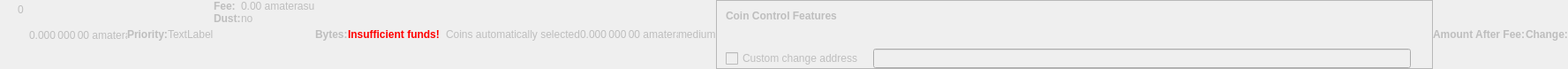
    <widget class="QWidget" name="dummyHideWidget" native="true">
     <property name="enabled">
      <bool>false</bool>
     </property>
     <property name="maximumSize">
      <size>
       <width>100</width>
       <height>22</height>
      </size>
     </property>
     <layout class="QHBoxLayout" name="dummyHideLayout">
      <property name="spacing">
       <number>0</number>
      </property>
      <property name="leftMargin">
       <number>0</number>
      </property>
      <property name="topMargin">
       <number>0</number>
      </property>
      <property name="rightMargin">
       <number>0</number>
      </property>
      <property name="bottomMargin">
       <number>0</number>
      </property>
      <item>
       <layout class="QFormLayout" name="formLayoutCoinControl1">
        <property name="horizontalSpacing">
         <number>10</number>
        </property>
        <property name="verticalSpacing">
         <number>14</number>
        </property>
        <property name="leftMargin">
         <number>10</number>
        </property>
        <property name="topMargin">
         <number>4</number>
        </property>
        <property name="rightMargin">
         <number>6</number>
        </property>
        <item row="0" column="1">
         <widget class="QLabel" name="labelCoinControlBytes">
          <property name="cursor">
           <cursorShape>IBeamCursor</cursorShape>
          </property>
          <property name="contextMenuPolicy">
           <enum>Qt::ActionsContextMenu</enum>
          </property>
          <property name="text">
           <string notr="true">0</string>
          </property>
          <property name="textInteractionFlags">
           <set>Qt::LinksAccessibleByMouse|Qt::TextSelectableByKeyboard|Qt::TextSelectableByMouse</set>
          </property>
         </widget>
        </item>
       </layout>
      </item>
      <item>
       <widget class="QLabel" name="labelCoinControlAfterFee">
        <property name="enabled">
         <bool>false</bool>
        </property>
        <property name="sizePolicy">
         <sizepolicy hsizetype="Fixed" vsizetype="Fixed">
          <horstretch>0</horstretch>
          <verstretch>0</verstretch>
         </sizepolicy>
        </property>
        <property name="minimumSize">
         <size>
          <width>111</width>
          <height>12</height>
         </size>
        </property>
        <property name="maximumSize">
         <size>
          <width>111</width>
          <height>12</height>
         </size>
        </property>
        <property name="cursor">
         <cursorShape>IBeamCursor</cursorShape>
        </property>
        <property name="contextMenuPolicy">
         <enum>Qt::ActionsContextMenu</enum>
        </property>
        <property name="text">
         <string notr="true">0.000 000 00 amaterasu</string>
        </property>
        <property name="textInteractionFlags">
         <set>Qt::LinksAccessibleByMouse|Qt::TextSelectableByKeyboard|Qt::TextSelectableByMouse</set>
        </property>
       </widget>
      </item>
      <item>
       <widget class="QLabel" name="labelCoinControlPriorityText">
        <property name="enabled">
         <bool>false</bool>
        </property>
        <property name="font">
         <font>
          <weight>75</weight>
          <bold>true</bold>
         </font>
        </property>
        <property name="text">
         <string>Priority:</string>
        </property>
       </widget>
      </item>
      <item>
       <layout class="QHBoxLayout" name="horizontalLayout">
        <item>
         <widget class="QLabel" name="WarningLabel">
          <property name="text">
           <string>TextLabel</string>
          </property>
         </widget>
        </item>
       </layout>
      </item>
      <item>
       <layout class="QFormLayout" name="formLayoutCoinControl3">
        <property name="horizontalSpacing">
         <number>0</number>
        </property>
        <property name="verticalSpacing">
         <number>0</number>
        </property>
        <property name="leftMargin">
         <number>0</number>
        </property>
        <property name="topMargin">
         <number>0</number>
        </property>
        <property name="rightMargin">
         <number>0</number>
        </property>
        <item row="0" column="0">
         <widget class="QLabel" name="labelCoinControlFeeText">
          <property name="enabled">
           <bool>false</bool>
          </property>
          <property name="font">
           <font>
            <weight>75</weight>
            <bold>true</bold>
           </font>
          </property>
          <property name="text">
           <string>Fee:</string>
          </property>
          <property name="margin">
           <number>0</number>
          </property>
         </widget>
        </item>
        <item row="0" column="1">
         <widget class="QLabel" name="labelCoinControlFee">
          <property name="enabled">
           <bool>false</bool>
          </property>
          <property name="cursor">
           <cursorShape>IBeamCursor</cursorShape>
          </property>
          <property name="contextMenuPolicy">
           <enum>Qt::ActionsContextMenu</enum>
          </property>
          <property name="text">
           <string notr="true">0.00 amaterasu</string>
          </property>
          <property name="textInteractionFlags">
           <set>Qt::LinksAccessibleByMouse|Qt::TextSelectableByKeyboard|Qt::TextSelectableByMouse</set>
          </property>
         </widget>
        </item>
        <item row="1" column="0">
         <widget class="QLabel" name="labelCoinControlLowOutputText">
          <property name="enabled">
           <bool>false</bool>
          </property>
          <property name="font">
           <font>
            <weight>75</weight>
            <bold>true</bold>
           </font>
          </property>
          <property name="text">
           <string>Dust:</string>
          </property>
         </widget>
        </item>
        <item row="1" column="1">
         <widget class="QLabel" name="labelCoinControlLowOutput">
          <property name="enabled">
           <bool>false</bool>
          </property>
          <property name="cursor">
           <cursorShape>IBeamCursor</cursorShape>
          </property>
          <property name="contextMenuPolicy">
           <enum>Qt::ActionsContextMenu</enum>
          </property>
          <property name="text">
           <string>no</string>
          </property>
          <property name="textInteractionFlags">
           <set>Qt::LinksAccessibleByMouse|Qt::TextSelectableByKeyboard|Qt::TextSelectableByMouse</set>
          </property>
         </widget>
        </item>
       </layout>
      </item>
      <item>
       <widget class="QLabel" name="labelCoinControlBytesText">
        <property name="enabled">
         <bool>false</bool>
        </property>
        <property name="font">
         <font>
          <weight>75</weight>
          <bold>true</bold>
         </font>
        </property>
        <property name="text">
         <string>Bytes:</string>
        </property>
       </widget>
      </item>
      <item>
       <layout class="QFormLayout" name="formLayoutCoinControl2">
        <property name="horizontalSpacing">
         <number>0</number>
        </property>
        <property name="verticalSpacing">
         <number>0</number>
        </property>
        <property name="leftMargin">
         <number>0</number>
        </property>
        <property name="topMargin">
         <number>0</number>
        </property>
        <property name="rightMargin">
         <number>0</number>
        </property>
       </layout>
      </item>
      <item>
       <layout class="QHBoxLayout" name="horizontalLayoutCoinControl2">
        <property name="spacing">
         <number>0</number>
        </property>
        <property name="bottomMargin">
         <number>0</number>
        </property>
       </layout>
      </item>
      <item>
       <widget class="QLabel" name="labelCoinControlInsuffFunds">
        <property name="enabled">
         <bool>false</bool>
        </property>
        <property name="minimumSize">
         <size>
          <width>0</width>
          <height>0</height>
         </size>
        </property>
        <property name="font">
         <font>
          <weight>75</weight>
          <bold>true</bold>
         </font>
        </property>
        <property name="styleSheet">
         <string notr="true">color:red;font-weight:bold;</string>
        </property>
        <property name="text">
         <string>Insufficient funds!</string>
        </property>
        <property name="margin">
         <number>5</number>
        </property>
       </widget>
      </item>
      <item>
       <layout class="QFormLayout" name="formLayoutCoinControl4">
        <property name="horizontalSpacing">
         <number>0</number>
        </property>
        <property name="verticalSpacing">
         <number>0</number>
        </property>
        <property name="leftMargin">
         <number>0</number>
        </property>
        <property name="topMargin">
         <number>0</number>
        </property>
        <property name="rightMargin">
         <number>0</number>
        </property>
       </layout>
      </item>
      <item>
       <widget class="QLabel" name="labelCoinControlChangeLabel">
        <property name="enabled">
         <bool>false</bool>
        </property>
        <property name="sizePolicy">
         <sizepolicy hsizetype="Preferred" vsizetype="Expanding">
          <horstretch>0</horstretch>
          <verstretch>0</verstretch>
         </sizepolicy>
        </property>
        <property name="minimumSize">
         <size>
          <width>0</width>
          <height>0</height>
         </size>
        </property>
        <property name="text">
         <string/>
        </property>
        <property name="margin">
         <number>3</number>
        </property>
       </widget>
      </item>
      <item>
       <widget class="QLabel" name="labelCoinControlAutomaticallySelected">
        <property name="enabled">
         <bool>false</bool>
        </property>
        <property name="sizePolicy">
         <sizepolicy hsizetype="Fixed" vsizetype="Fixed">
          <horstretch>0</horstretch>
          <verstretch>0</verstretch>
         </sizepolicy>
        </property>
        <property name="minimumSize">
         <size>
          <width>0</width>
          <height>0</height>
         </size>
        </property>
        <property name="maximumSize">
         <size>
          <width>240</width>
          <height>16777215</height>
         </size>
        </property>
        <property name="text">
         <string>Coins automatically selected</string>
        </property>
        <property name="margin">
         <number>5</number>
        </property>
       </widget>
      </item>
      <item>
       <widget class="QLabel" name="labelCoinControlChange">
        <property name="enabled">
         <bool>false</bool>
        </property>
        <property name="sizePolicy">
         <sizepolicy hsizetype="Fixed" vsizetype="Fixed">
          <horstretch>0</horstretch>
          <verstretch>0</verstretch>
         </sizepolicy>
        </property>
        <property name="minimumSize">
         <size>
          <width>111</width>
          <height>0</height>
         </size>
        </property>
        <property name="maximumSize">
         <size>
          <width>111</width>
          <height>16777215</height>
         </size>
        </property>
        <property name="cursor">
         <cursorShape>IBeamCursor</cursorShape>
        </property>
        <property name="contextMenuPolicy">
         <enum>Qt::ActionsContextMenu</enum>
        </property>
        <property name="text">
         <string notr="true">0.000 000 00 amaterasu</string>
        </property>
        <property name="textInteractionFlags">
         <set>Qt::LinksAccessibleByMouse|Qt::TextSelectableByKeyboard|Qt::TextSelectableByMouse</set>
        </property>
       </widget>
      </item>
      <item>
       <widget class="QLabel" name="labelCoinControlPriority">
        <property name="enabled">
         <bool>false</bool>
        </property>
        <property name="cursor">
         <cursorShape>IBeamCursor</cursorShape>
        </property>
        <property name="contextMenuPolicy">
         <enum>Qt::ActionsContextMenu</enum>
        </property>
        <property name="text">
         <string>medium</string>
        </property>
        <property name="textInteractionFlags">
         <set>Qt::LinksAccessibleByMouse|Qt::TextSelectableByKeyboard|Qt::TextSelectableByMouse</set>
        </property>
       </widget>
      </item>
      <item>
       <widget class="QFrame" name="frameCoinControl">
        <property name="sizePolicy">
         <sizepolicy hsizetype="Expanding" vsizetype="Expanding">
          <horstretch>0</horstretch>
          <verstretch>0</verstretch>
         </sizepolicy>
        </property>
        <property name="maximumSize">
         <size>
          <width>16777215</width>
          <height>16777215</height>
         </size>
        </property>
        <property name="frameShape">
         <enum>QFrame::StyledPanel</enum>
        </property>
        <property name="frameShadow">
         <enum>QFrame::Sunken</enum>
        </property>
        <layout class="QVBoxLayout" name="verticalLayoutCoinControl2_2">
         <property name="spacing">
          <number>0</number>
         </property>
         <property name="leftMargin">
          <number>0</number>
         </property>
         <property name="topMargin">
          <number>0</number>
         </property>
         <property name="rightMargin">
          <number>0</number>
         </property>
         <property name="bottomMargin">
          <number>0</number>
         </property>
         <item>
          <layout class="QVBoxLayout" name="verticalLayoutCoinControl" stretch="0,0,0,1">
           <property name="spacing">
            <number>0</number>
           </property>
           <property name="leftMargin">
            <number>10</number>
           </property>
           <property name="topMargin">
            <number>10</number>
           </property>
           <item>
            <layout class="QHBoxLayout" name="horizontalLayoutCoinControl1">
             <property name="bottomMargin">
              <number>15</number>
             </property>
             <item>
              <widget class="QLabel" name="labelCoinControlFeatures">
               <property name="enabled">
                <bool>false</bool>
               </property>
               <property name="sizePolicy">
                <sizepolicy hsizetype="Preferred" vsizetype="Maximum">
                 <horstretch>0</horstretch>
                 <verstretch>0</verstretch>
                </sizepolicy>
               </property>
               <property name="font">
                <font>
                 <weight>75</weight>
                 <bold>true</bold>
                </font>
               </property>
               <property name="styleSheet">
                <string notr="true">font-weight:bold;</string>
               </property>
               <property name="text">
                <string>Coin Control Features</string>
               </property>
              </widget>
             </item>
            </layout>
           </item>
           <item>
            <widget class="QWidget" name="widgetCoinControl" native="true">
             <property name="sizePolicy">
              <sizepolicy hsizetype="Preferred" vsizetype="Preferred">
               <horstretch>0</horstretch>
               <verstretch>0</verstretch>
              </sizepolicy>
             </property>
             <property name="minimumSize">
              <size>
               <width>0</width>
               <height>0</height>
              </size>
             </property>
             <property name="styleSheet">
              <string notr="true"/>
             </property>
             <layout class="QHBoxLayout" name="horizontalLayoutCoinControl5_2">
              <property name="leftMargin">
               <number>0</number>
              </property>
              <property name="topMargin">
               <number>0</number>
              </property>
              <property name="rightMargin">
               <number>0</number>
              </property>
              <property name="bottomMargin">
               <number>0</number>
              </property>
              <item>
               <layout class="QHBoxLayout" name="horizontalLayoutCoinControl3">
                <property name="spacing">
                 <number>20</number>
                </property>
                <property name="topMargin">
                 <number>0</number>
                </property>
                <property name="bottomMargin">
                 <number>10</number>
                </property>
               </layout>
              </item>
             </layout>
            </widget>
           </item>
           <item>
            <layout class="QHBoxLayout" name="horizontalLayoutCoinControl4" stretch="0,0,0">
             <property name="spacing">
              <number>12</number>
             </property>
             <property name="sizeConstraint">
              <enum>QLayout::SetDefaultConstraint</enum>
             </property>
             <property name="topMargin">
              <number>5</number>
             </property>
             <property name="rightMargin">
              <number>5</number>
             </property>
             <item>
              <widget class="QCheckBox" name="checkBoxCoinControlChange">
               <property name="enabled">
                <bool>false</bool>
               </property>
               <property name="toolTip">
                <string>If this is activated, but the change address is empty or invalid, change will be sent to a newly generated address.</string>
               </property>
               <property name="text">
                <string>Custom change address</string>
               </property>
              </widget>
             </item>
             <item>
              <widget class="QValidatedLineEdit" name="lineEditCoinControlChange">
               <property name="enabled">
                <bool>false</bool>
               </property>
               <property name="sizePolicy">
                <sizepolicy hsizetype="Expanding" vsizetype="Fixed">
                 <horstretch>0</horstretch>
                 <verstretch>0</verstretch>
                </sizepolicy>
               </property>
              </widget>
             </item>
             <item>
              <widget class="QLabel" name="labelCoinControlChangeLabel_2">
               <property name="sizePolicy">
                <sizepolicy hsizetype="Preferred" vsizetype="Expanding">
                 <horstretch>0</horstretch>
                 <verstretch>0</verstretch>
                </sizepolicy>
               </property>
               <property name="minimumSize">
                <size>
                 <width>0</width>
                 <height>0</height>
                </size>
               </property>
               <property name="text">
                <string/>
               </property>
               <property name="margin">
                <number>3</number>
               </property>
              </widget>
             </item>
            </layout>
           </item>
           <item>
            <spacer name="verticalSpacerCoinControl">
             <property name="orientation">
              <enum>Qt::Vertical</enum>
             </property>
             <property name="sizeHint" stdset="0">
              <size>
               <width>800</width>
               <height>1</height>
              </size>
             </property>
            </spacer>
           </item>
          </layout>
         </item>
        </layout>
       </widget>
      </item>
      <item>
       <widget class="QLabel" name="labelCoinControlAfterFeeText">
        <property name="enabled">
         <bool>false</bool>
        </property>
        <property name="minimumSize">
         <size>
          <width>0</width>
          <height>0</height>
         </size>
        </property>
        <property name="maximumSize">
         <size>
          <width>16777215</width>
          <height>16777215</height>
         </size>
        </property>
        <property name="font">
         <font>
          <weight>75</weight>
          <bold>true</bold>
         </font>
        </property>
        <property name="text">
         <string>Amount After Fee:</string>
        </property>
        <property name="alignment">
         <set>Qt::AlignLeading|Qt::AlignLeft|Qt::AlignVCenter</set>
        </property>
        <property name="margin">
         <number>0</number>
        </property>
       </widget>
      </item>
      <item>
       <widget class="QLabel" name="labelCoinControlChangeText">
        <property name="enabled">
         <bool>false</bool>
        </property>
        <property name="sizePolicy">
         <sizepolicy hsizetype="Preferred" vsizetype="Preferred">
          <horstretch>0</horstretch>
          <verstretch>0</verstretch>
         </sizepolicy>
        </property>
        <property name="minimumSize">
         <size>
          <width>0</width>
          <height>0</height>
         </size>
        </property>
        <property name="maximumSize">
         <size>
          <width>16777215</width>
          <height>16777215</height>
         </size>
        </property>
        <property name="font">
         <font>
          <weight>75</weight>
          <bold>true</bold>
         </font>
        </property>
        <property name="text">
         <string>Change:</string>
        </property>
        <property name="alignment">
         <set>Qt::AlignLeading|Qt::AlignLeft|Qt::AlignVCenter</set>
        </property>
       </widget>
      </item>
     </layout>
    </widget>
